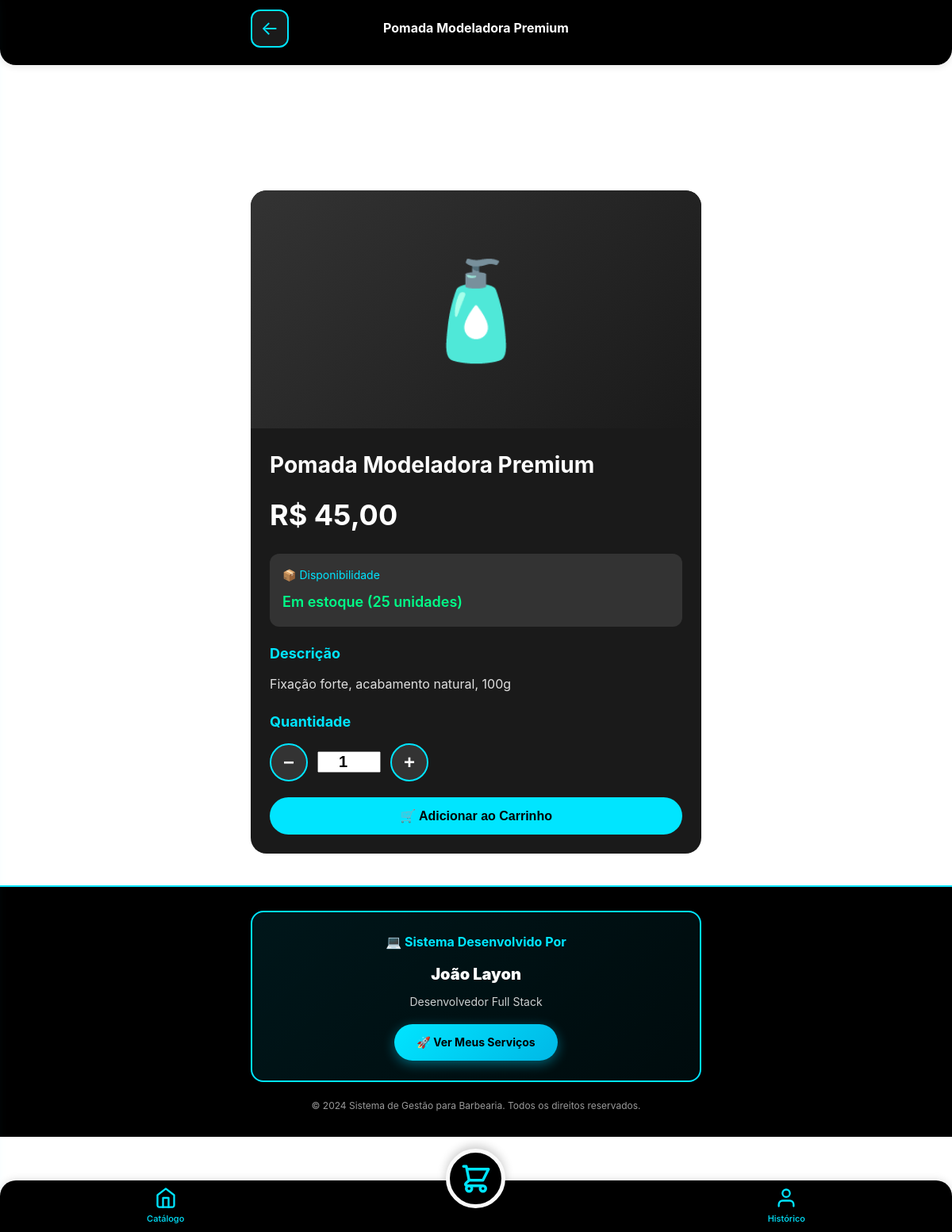
Screenshot of /produto/1 with the database file from the repository.
### tables this page shows
CREATE TABLE produtos (
            id INTEGER PRIMARY KEY AUTOINCREMENT,
            nome TEXT NOT NULL,
            descricao TEXT,
            preco REAL NOT NULL,
            estoque INTEGER DEFAULT 0,
            estoque_minimo INTEGER DEFAULT 5,
            imagem TEXT,
            categoria_id INTEGER,
            ativo INTEGER DEFAULT 1,
            destaque INTEGER DEFAULT 0,
            promocao INTEGER DEFAULT 0,
            preco_promocional REAL,
            FOREIGN KEY (categoria_id) REFERENCES categorias(id)
        );

### app.py (the view)
@app.route('/produto/<int:produto_id>')
def produto_detalhes(produto_id):
    conn = db.get_db_connection()
    cursor = conn.cursor()
    cursor.execute('''SELECT p.*, c.nome as categoria_nome FROM produtos p
                     LEFT JOIN categorias c ON p.categoria_id = c.id
                     WHERE p.id = ?''', (produto_id,))
    produto = cursor.fetchone()
    conn.close()
    carrinho_count = sum(item.get('quantidade', 1) for item in session.get('carrinho', []))
    return render_template('produto.html',
                          produto=produto,
                          carrinho_count=carrinho_count)

### app.py (called while the page is built)
def get_configuracoes():
    conn = db.get_db_connection()
    cursor = conn.cursor()
    cursor.execute('SELECT * FROM configuracoes')
    configs_raw = cursor.fetchall()
    conn.close()
    configs = {}
    for config in configs_raw:
        configs[config['chave']] = config['valor']
    return configs

@app.context_processor
def inject_configs():
    return dict(site_config=get_configuracoes())

@app.template_filter('currency')
def currency_filter(value):
    return f"R$ {value:,.2f}".replace(',', 'X').replace('.', ',').replace('X', '.')

### database.py (called while the page is built)
def get_db_connection():
    conn = sqlite3.connect(DB_PATH)
    conn.row_factory = sqlite3.Row
    return conn

### templates/produto.html (shortened to what this page needs)
{% extends "base.html" %}
{% block content %}
<header>
    <div class="container">
        <div class="header-top">
            <a href="/" class="menu-btn" style="text-decoration: none;">←</a>
            <div class="logo-container">
                <div class="logo-text">{{ produto.nome }}</div>
            </div>
        </div>
    </div>
</header>
<main class="container" style="margin-top: 20px;">
    <div style="background: var(--cinza-escuro); border-radius: 20px; overflow: hidden; margin-bottom: 20px;">
        <div style="height: 300px; background: linear-gradient(135deg, var(--cinza-medio) 0%, var(--cinza-escuro) 100%); display: flex; align-items: center; justify-content: center; font-size: 120px; color: var(--azul-neon); position: relative; overflow: hidden;">
            {% if produto.imagem %}
            <img src="{{ produto.imagem }}" alt="{{ produto.nome }}" style="width: 100%; height: 100%; object-fit: cover; position: absolute; top: 0; left: 0;">
            {% else %}
            🧴
            {% endif %}
        </div>
        <div style="padding: 24px;">
            <h1 style="font-size: 28px; margin-bottom: 12px;">{{ produto.nome }}</h1>
            {% if produto.promocao and produto.preco_promocional %}
            <div style="margin-bottom: 20px;">
                <span class="preco-antigo" style="font-size: 18px;">{{ produto.preco|currency }}</span>
                <div class="produto-preco" style="font-size: 36px;">{{ produto.preco_promocional|currency }}</div>
                <div class="badge-promocao" style="display: inline-block; margin-top: 8px;">PROMOÇÃO ATIVA</div>
            </div>
            {% else %}
            <div class="produto-preco" style="font-size: 36px; margin-bottom: 20px;">{{ produto.preco|currency }}</div>
            {% endif %}
            <div style="background: var(--cinza-medio); padding: 16px; border-radius: 12px; margin-bottom: 20px;">
                <div style="font-size: 14px; color: var(--azul-neon); margin-bottom: 8px;">📦 Disponibilidade</div>
                {% if produto.estoque > 0 %}
                <div style="font-size: 18px; font-weight: 600; color: var(--verde-neon);">Em estoque ({{ produto.estoque }} unidades)</div>
                {% else %}
                <div style="font-size: 18px; font-weight: 600; color: var(--vermelho-neon);">Indisponível no momento</div>
                {% endif %}
            </div>
            {% if produto.descricao %}
            <div style="margin-bottom: 20px;">
                <h3 style="font-size: 18px; color: var(--azul-neon); margin-bottom: 12px;">Descrição</h3>
                <p style="line-height: 1.6; color: var(--cinza-claro);">{{ produto.descricao }}</p>
            </div>
            {% endif %}
            <div style="margin-bottom: 20px;">
                <h3 style="font-size: 18px; color: var(--azul-neon); margin-bottom: 12px;">Quantidade</h3>
                <div style="display: flex; align-items: center; gap: 12px;">
                    <button onclick="diminuirQuantidade()" class="btn btn-secondary" style="width: 48px; height: 48px; padding: 0; font-size: 24px;">−</button>
                    <input type="number" id="quantidade" value="1" min="1" max="{{ produto.estoque }}" style="width: 80px; text-align: center; font-size: 20px; font-weight: 700;">
                    <button onclick="aumentarQuantidade()" class="btn btn-secondary" style="width: 48px; height: 48px; padding: 0; font-size: 24px;">+</button>
                </div>
            </div>
            {% if produto.estoque > 0 %}
            <button onclick="adicionarProdutoAoCarrinho()" class="btn btn-primary" style="width: 100%;">
                🛒 Adicionar ao Carrinho
            </button>
            {% else %}
            <button class="btn btn-secondary" style="width: 100%; opacity: 0.5; cursor: not-allowed;" disabled>
                Produto Indisponível
            </button>
            {% endif %}
        </div>
    </div>
</main>
{% endblock %}

### static/css/style.css (style rules this page uses)
:root { --preto: #000000; --azul-neon: #00E5FF; --azul-neon-escuro: #00B8E6; --cinza-escuro: #1a1a1a; --cinza-medio: #333333; --branco: #FFFFFF; --cinza-claro: #E0E0E0; --verde-neon: #00FF88; --vermelho-neon: #FF1166; --amarelo-neon: #FFD700; }
* { margin: 0; padding: 0; box-sizing: border-box; }
body { font-family: -apple-system, BlinkMacSystemFont, 'Segoe UI', Roboto, Oxygen, Ubuntu, Cantarell, sans-serif; background-color: #FFFFFF; background: #FFFFFF; color: #000000; line-height: 1.6; padding-bottom: 120px; padding-top: 220px; }
.container { max-width: 600px; margin: 0 auto; padding: 0 16px; }
main { background: #FFFFFF; color: #000000; }
main h1, main h2, main h3, main h4, main h5, main h6, main p, main span, main label, main div { color: #000000; }
header { background: #000000; padding: 12px 0; z-index: 100; box-shadow: 0 2px 10px rgba(0, 0, 0, 0.1); border-radius: 0 0 20px 20px; position: fixed; top: 0; left: 0; right: 0; transition: all 0.3s ease; }
.header-top { display: flex; justify-content: space-between; align-items: center; margin-bottom: 10px; }
.logo-container { display: flex; flex-direction: column; align-items: center; flex: 1; }
.logo-text { font-size: 16px; font-weight: 700; color: #FFFFFF; text-align: center; }
.menu-btn { background: var(--cinza-escuro); border: 2px solid var(--azul-neon); color: var(--azul-neon); width: 48px; height: 48px; border-radius: 12px; font-size: 24px; cursor: pointer; display: flex; align-items: center; justify-content: center; transition: all 0.3s ease; }
.produto-preco { font-size: 16px; font-weight: 700; color: var(--azul-neon); }
.btn { padding: 14px 24px; border-radius: 25px; border: none; font-size: 16px; font-weight: 600; cursor: pointer; transition: all 0.3s ease; text-decoration: none; display: inline-block; text-align: center; }
.btn-primary { background: var(--azul-neon); color: var(--preto); }
.btn-secondary { background: var(--cinza-medio); color: var(--branco); border: 2px solid var(--azul-neon); }
[style*="background: var(--cinza-escuro)"] *:not(input):not(select):not(textarea):not(.btn), [style*="background: #1a1a1a"] *:not(input):not(select):not(textarea):not(.btn) { color: #FFFFFF; }

### rows the page displays
produtos: nome "Pomada Modeladora Premium", preco "R$ 45,00", estoque "25", descricao "Fixação forte, acabamento natural, 100g"
